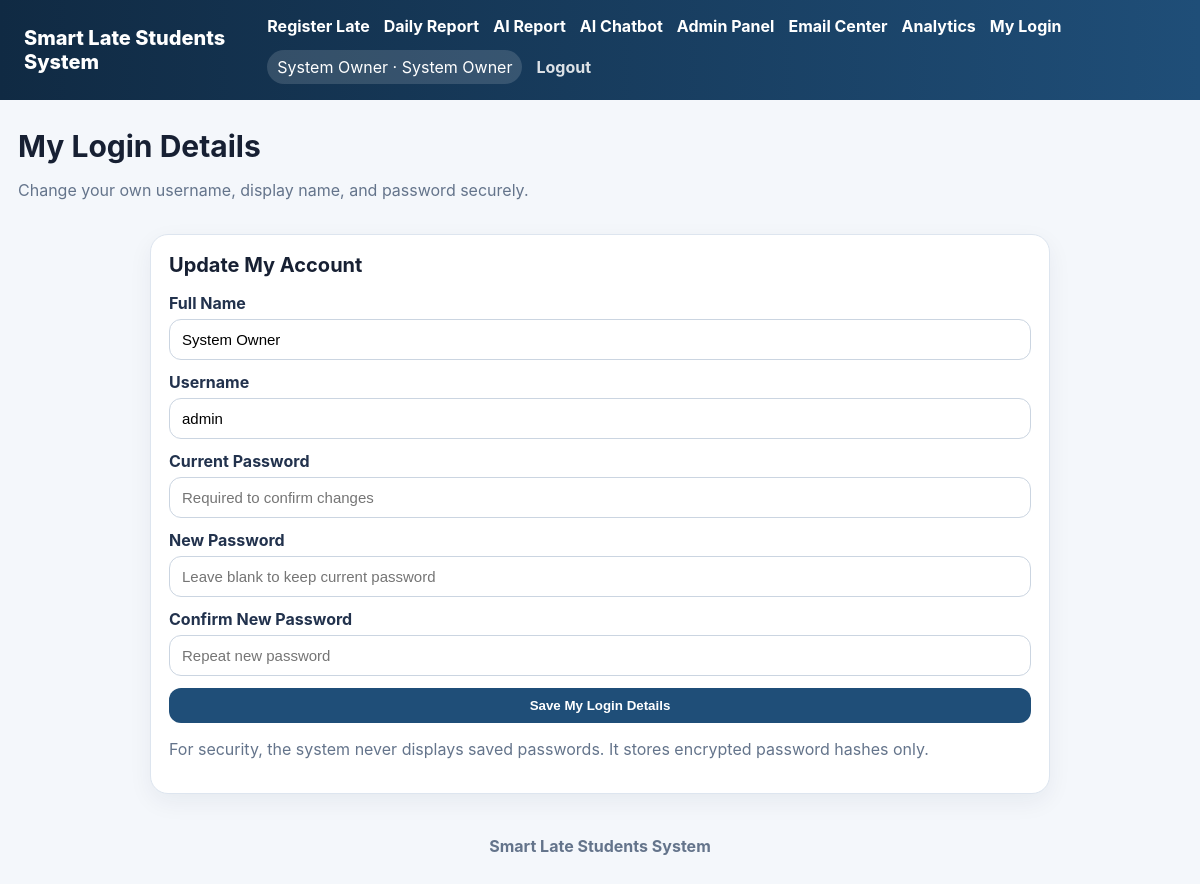
/account (signed in), run on the app's committed database.
### tables this page shows
CREATE TABLE system_settings (
            key TEXT PRIMARY KEY,
            value TEXT
        );

CREATE TABLE users (
            id INTEGER PRIMARY KEY AUTOINCREMENT,
            username TEXT NOT NULL UNIQUE,
            password_hash TEXT NOT NULL,
            full_name TEXT NOT NULL,
            role TEXT NOT NULL CHECK(role IN ('system_owner','admin','user')),
            active INTEGER NOT NULL DEFAULT 1,
            created_at TEXT NOT NULL
        );

### app.py (the view, shortened to what this page needs)
@app.route("/account", methods=["GET", "POST"])
@login_required
def account_settings():
    me = current_user()
    return render_template("account.html")

### app.py (called while the page is built)
def get_conn():
    if USE_POSTGRES:
        return PostgresConnection(DATABASE_URL)
    conn = sqlite3.connect(DB_PATH)
    conn.row_factory = sqlite3.Row
    return conn

def get_setting(key, default=""):
    with get_conn() as conn:
        row = conn.execute("SELECT value FROM system_settings WHERE key=?", (key,)).fetchone()
    return row["value"] if row and row["value"] is not None else default

def get_footer_settings():
    return {
        "owner_name": get_setting("footer_owner_name", ""),
        "owner_section": get_setting("footer_owner_section", ""),
        "extra": get_setting("footer_extra", "Smart Late Students System"),
    }

def is_admin_like(user):
    return bool(user and user["role"] in ("admin", "system_owner"))

def current_user():
    uid = session.get("user_id")
    if not uid:
        return None
    with get_conn() as conn:
        return conn.execute("SELECT * FROM users WHERE id=? AND active=1", (uid,)).fetchone()

def login_required(fn):
    @wraps(fn)
    def wrapper(*args, **kwargs):
        if not current_user():
            return redirect(url_for("login"))
        return fn(*args, **kwargs)
    return wrapper

@app.context_processor
def inject_user():
    return {"app_title": APP_TITLE, "me": current_user(), "footer_settings": get_footer_settings(), "is_admin_like": is_admin_like, "is_system_owner": is_system_owner}

### templates/account.html
{% extends 'base.html' %}
{% block content %}
<div class="page-head">
  <div>
    <h1>My Login Details</h1>
    <p class="muted">Change your own username, display name, and password securely.</p>
  </div>
</div>
<section class="panel account-panel">
  <h2>Update My Account</h2>
  <form method="post" class="form-grid login-edit-form">
    <label>Full Name<input name="full_name" value="{{ me.full_name }}" required></label>
    <label>Username<input name="username" value="{{ me.username }}" required></label>
    <label>Current Password<input name="current_password" type="password" placeholder="Required to confirm changes" required></label>
    <label>New Password<input name="new_password" type="password" placeholder="Leave blank to keep current password"></label>
    <label>Confirm New Password<input name="confirm_password" type="password" placeholder="Repeat new password"></label>
    <button class="primary">Save My Login Details</button>
  </form>
  <p class="muted">For security, the system never displays saved passwords. It stores encrypted password hashes only.</p>
</section>
{% endblock %}

### templates/base.html (shortened to what this page needs)
<!doctype html>
<html lang="en" dir="ltr">
<head>
  <link rel="stylesheet" href="{{ url_for('static', filename='style.css') }}">
</head>
<body>
  <nav class="topbar">
    <div class="brand">{{ app_title }}</div>
    {% if me %}
    <div class="navlinks">
      <a href="{{ url_for('dashboard') }}">Register Late</a>
      <a href="{{ url_for('report') }}">Daily Report</a>
      <a href="{{ url_for('ai_report') }}">AI Report</a>
      <a href="{{ url_for('chatbot') }}">AI Chatbot</a>
      {% if is_admin_like(me) %}
        <a href="{{ url_for('admin_home') }}">Admin Panel</a>
        <a href="{{ url_for('admin_email') }}">Email Center</a>
        <a href="{{ url_for('admin_analytics') }}">Analytics</a>
      {% endif %}
      <a href="{{ url_for('account_settings') }}">My Login</a>
      <span class="userpill">{{ me.full_name }} · {{ me.role|replace('_',' ')|title }}</span>
      <a class="logout" href="{{ url_for('logout') }}">Logout</a>
    </div>
    {% endif %}
  </nav>
  <main class="container">
    {% block content %}{% endblock %}
  </main>
  <footer class="site-footer">
    <div>{{ footer_settings.extra or 'Smart Late Students System' }}</div>
  </footer>
</body>
</html>

### static/style.css (style rules this page uses)
:root { --bg:#f4f7fb;--card:#fff;--ink:#172033;--muted:#667085;--blue:#1f4e78;--green:#12805c;--red:#c0392b;--yellow:#fff2cc;--danger:#ffe4e1;--line:#dde5ef }
* { box-sizing:border-box }
body { margin:0;background:var(--bg);font-family:Inter,Arial,sans-serif;color:var(--ink) }
.topbar { background:linear-gradient(90deg,#102a43,#1f4e78);color:#fff;padding:16px 24px;display:flex;justify-content:space-between;align-items:center;gap:18px }
.brand { font-size:20px;font-weight:800 }
.navlinks { display:flex;gap:14px;align-items:center;flex-wrap:wrap }
.navlinks a { color:#fff;text-decoration:none;font-weight:700 }
.logout { opacity:.85 }
.userpill { background:rgba(255,255,255,.14);padding:7px 10px;border-radius:999px }
.container { max-width:1200px;margin:28px auto;padding:0 18px }
.login-card,.panel,.table { background:var(--card);border:1px solid var(--line);border-radius:18px;box-shadow:0 8px 24px rgba(16,42,67,.06) }
.page-head { display:flex;justify-content:space-between;gap:20px;align-items:center;margin-bottom:18px }
h1 { margin:0 0 6px;font-size:30px }
h2 { margin:0 0 16px;font-size:20px }
.muted { color:var(--muted) }
.form-grid { display:grid;gap:12px }
.form-grid label { font-weight:700 }
input,select { width:100%;padding:11px 12px;border:1px solid #cbd5e1;border-radius:12px;background:#fff;font-size:15px }
button,.button { border:0;border-radius:12px;padding:10px 14px;font-weight:800;cursor:pointer;text-decoration:none;display:inline-block }
.primary,.button { background:var(--blue);color:#fff }
.panel { padding:18px }
a, button, .primary, .danger { transition: all 0.18s ease-in-out; }
.panel, .card, .export-card { transition: all 0.2s ease-in-out; }
.muted { color: #64748b; }
.site-footer { max-width:1200px;margin:20px auto 30px;padding:14px 18px;text-align:center;color:#64748b;font-weight:700 }
.account-panel { max-width:900px;margin:0 auto; }
.login-edit-form label { display:flex;flex-direction:column;gap:6px;font-weight:700;color:#22324d; }

### data on the page
system_settings: value "Smart Late Students System"
users: full_name "System Owner", role "System Owner", username "admin"
